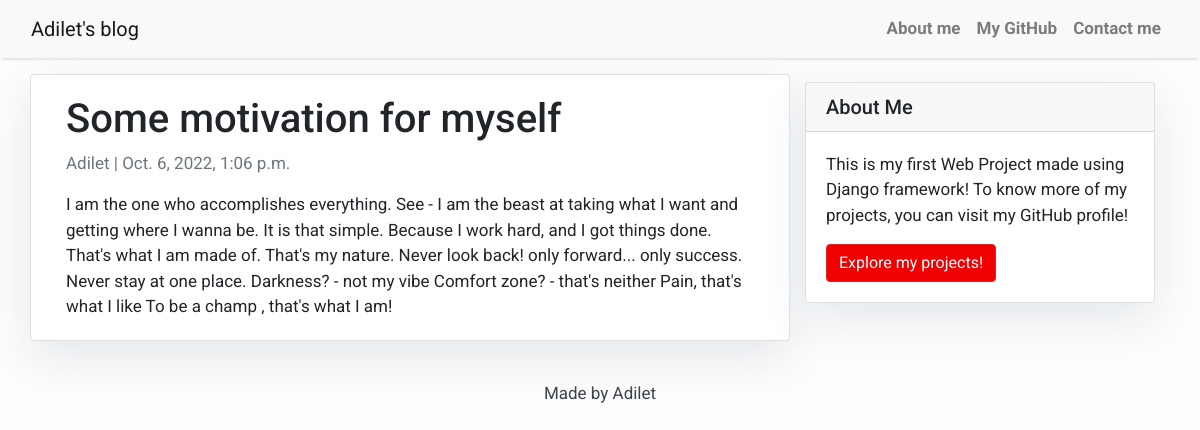
Screenshot of /some-motivation-for-myself/ with the database file from the repository.
### my_blog/models.py (models this page shows, shortened)
class Post(models.Model):
    title = models.CharField(max_length=200, unique=True)
    slug = models.SlugField(max_length=200, unique=True)
    author = models.ForeignKey(User, on_delete=models.CASCADE, related_name='blog_posts')
    updated_on = models.DateTimeField(auto_now=True)
    content = models.TextField()
    created_on = models.DateTimeField(auto_now_add=True)
    status = models.IntegerField(choices=STATUS, default=0)
    class Meta:
        ordering = ['-created_on']

### my_blog/views.py (the view)
# urls.py: path('<slug:slug>/', views.PostDetail.as_view(), name='post_detail')
class PostDetail(generic.DetailView):
    model = Post
    template_name = 'post_detail.html'

### my_blog/templates/post_detail.html
{% extends 'base.html' %} {% block content %}
<div class="container">
  <div class="row">
    <div class="col-md-8 card mb-4  mt-3 left  top">
      <div class="card-body">
        <h1>{% block title %} {{ object.title }} {% endblock title %}</h1>
        <p class=" text-muted">{{ post.author }} | {{ post.created_on }}</p>
        <p class="card-text ">{{ object.content | safe }}</p>
      </div>
    </div>
    {% block sidebar %} {% include 'sidebar.html' %} {% endblock sidebar %}
  </div>
</div>
{% endblock content %}

### my_blog/templates/base.html (style rules this page uses)
body { font-family: "Roboto", sans-serif; font-size: 17px; background-color: #fdfdfd; }

### my_blog/templates/sidebar.html (style rules this page uses)
.card { box-shadow: 0 16px 48px #E3E7EB; }

### rows the page displays
Post: title "Some motivation for myself", author "Adilet", created_on "Oct. 6, 2022, 1:06 p.m.", content "I am the one who accomplishes everything. See - I am the beast at taking what I want and getting where I wanna be. It is that simple. Because I work hard, and I got things done. That's what I am made of. That's my nature. Never look back! only forward... only success. Never stay at one place. Darkness? - not my vibe Comfort zone? - that's neither Pain, that's what I like To be a champ , that's what I am!"
